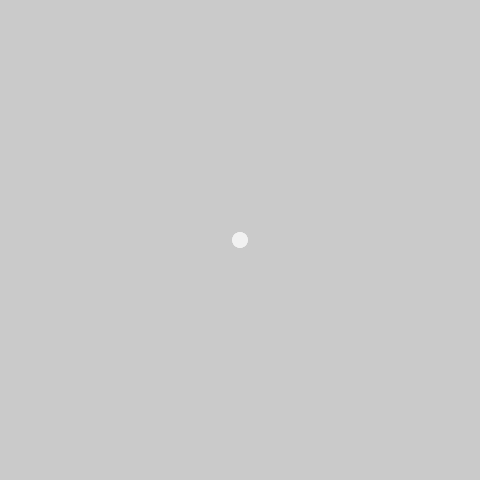
Frame 1 (no input)
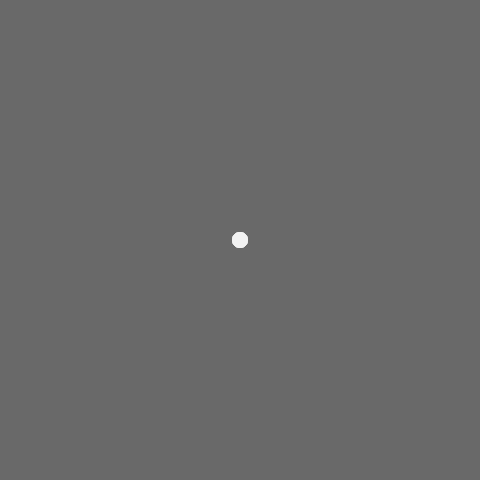
Frame 60 (the mouse pressed at the canvas centre just before this capture)
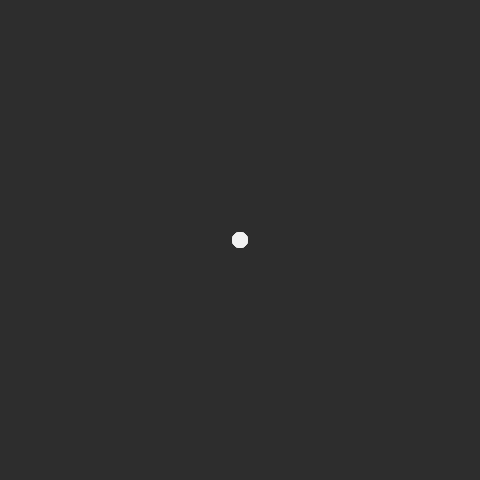
Frame 120 (the mouse held since frame 60 and released just before this capture)

The Processing sketch that drew these frames (run headless with seeded random() and noise(); from frame 60 on, the mouse is pressed at the canvas centre):

// Processing sketch: CommetCross
// ── CommetCross.pde
class P{
  float x=240,y=240,s=0,u=0;//cos(i/9);
  
  void d(){
    for (i=0;i<9;) {
      circle(x,y,i++*2);
      //x=+s;y+=u;
    }
  }
}
int i,j;
P[] p=new P[99];
void setup() {
  size(480, 480);
  noStroke();
  while(i<99) {
    p[i++]=new P();
  }
}
void draw() {
  fill(j=0, 3);
  square(0, 0, 480);
  fill(255, 9);
  for(P o:p)o.d();
}//#p5t
